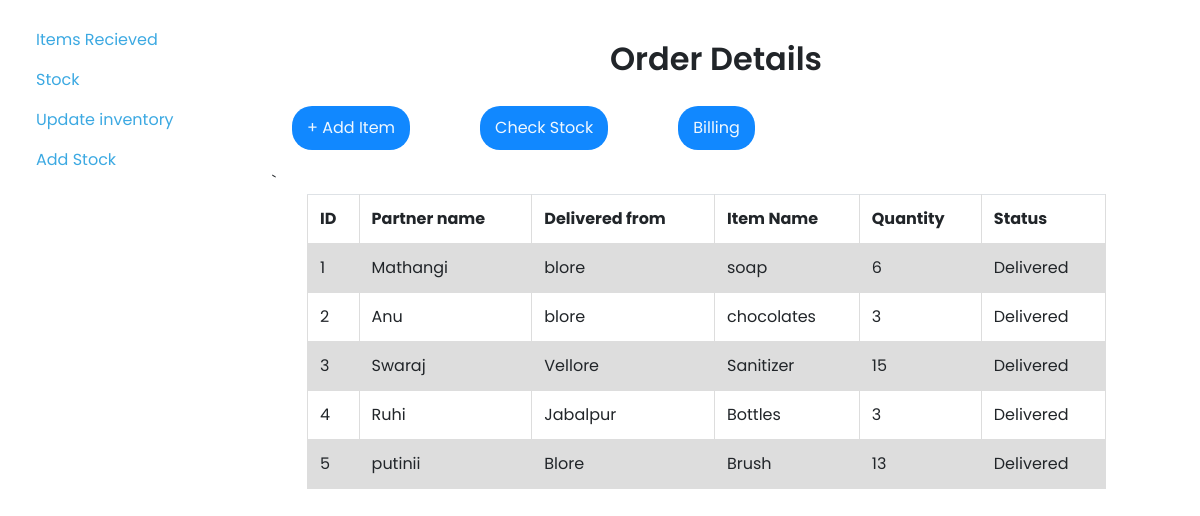
Page /ordered on the committed database.
### tables this page shows
CREATE TABLE orderDetails (
    id INTEGER PRIMARY KEY AUTOINCREMENT,
    date_order TIMESTAMP NOT NULL DEFAULT CURRENT_TIMESTAMP,
    partner_name TEXT NOT NULL,
    destination TEXT NOT NULL,
    item_name TEXT UNIQUE NOT NULL,
    items INTEGER,
    item_status TEXT NOT NULL
);

### hello.py (the view)
@app.route('/ordered')
def index():
    conn = get_db_connection()
    orderdeets = conn.execute('SELECT * FROM orderDetails').fetchall()
    conn.close()
    print((orderdeets[1]['items']))
    return render_template('index2.html', orderdeets= orderdeets)

### hello.py (called while the page is built)
def get_db_connection():
    conn = sqlite3.connect('database.db')
    conn.row_factory = sqlite3.Row
    return conn

### templates/index2.html (shortened to what this page needs)
{% extends 'orderDetails.html' %}
{% block content %}
<h2>{% block title %} Order Details {% endblock %}</h2>
<div class="add-buttons">
    <button class = "add-item"> <a href="{{ url_for('create') }}" style="text-decoration: none;color:aliceblue">+ Add Item</a></button>
    <button class = "add-item"> <a href="{{ url_for('stock') }}" style="text-decoration: none;color:aliceblue">Check Stock</a></button>
    <button class = "add-item"> <a href="" style="text-decoration: none;color:aliceblue">Billing</a></button>
</div>
			<tr><th>ID</th>
            <th>Partner name</th>
            <th>Delivered from</th>
            <th>Item Name</th>
            <th>Quantity</th>
            <th>Status</th>
            </tr>
                {% for order in orderdeets %}
			<tr><td>	<div class="table-data">{{ order['id'] }}</div></td>
            <td><div class="table-data">{{ order['partner_name'] }}</td></div>
			<td><div class="table-data">{{ order['destination'] }}</td></div>
            <td><div class="table-data">{{ order['item_name'] }}</td></div>
				<td><div class="table-data">{{ order['items'] }}</td></div>
                <td><div class="table-data">{{ order['item_status'] }}</td></div>
            </tr>
                {% endfor %}
{% endblock  %}

### static/css/style.css (style rules this page uses)
body { background-color: #EDF0F2; font-size: 1.6rem; font-family: 'Poppins', sans-serif; color: #2b3e51; }
h2 { font-weight: 300; text-align: center; }
a, a:link, a:visited, a:active { color: #3ca9e2; -webkit-transition: all 0.2s ease; transition: all 0.2s ease; }
h2 { font-family: 'Poppins', sans-serif; }

### templates/orderDetails.html (style rules this page uses)
.add-item { float: right; margin: 20px; }
.add-buttons { display: flex; }
.add-item { border: none; background-color: rgb(17, 136, 255); border-radius: 20px; padding-left: 15px; padding-right:15px ; margin-right: 50px; padding-top:10px ; padding-bottom:10px ; }
a { text-decoration:none; }
td, th { border: 1px solid #dddddd; text-align: left; padding: 8px; }
h2 { font-weight: 600; }
tr:nth-child(even) { background-color: #dddddd; }
body { font-family: 'Poppins', sans-serif; font-size: medium; margin: 20px; }

### rows in the picture
orderDetails: id "1", partner_name "Mathangi", destination "blore", item_name "soap", items "6", item_status "Delivered"
orderDetails: id "2", partner_name "Anu", destination "blore", item_name "chocolates", items "3", item_status "Delivered"
orderDetails: id "3", partner_name "Swaraj", destination "Vellore", item_name "Sanitizer", items "15", item_status "Delivered"
orderDetails: id "4", partner_name "Ruhi", destination "Jabalpur", item_name "Bottles", items "3", item_status "Delivered"
orderDetails: id "5", partner_name "putinii", destination "Blore", item_name "Brush", items "13", item_status "Delivered"
